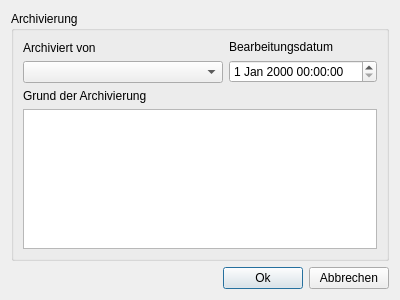
<?xml version="1.0" encoding="UTF-8"?>
<ui version="4.0">
 <class>Dialog</class>
 <widget class="QDialog" name="Dialog">
  <property name="geometry">
   <rect>
    <x>0</x>
    <y>0</y>
    <width>400</width>
    <height>300</height>
   </rect>
  </property>
  <property name="windowTitle">
   <string>Archivierung</string>
  </property>
  <layout class="QVBoxLayout" name="verticalLayout">
   <item>
    <widget class="QGroupBox" name="groupBox_7">
     <property name="title">
      <string>Archivierung</string>
     </property>
     <layout class="QFormLayout" name="formLayout_6">
      <item row="0" column="0">
       <layout class="QVBoxLayout" name="verticalLayout_11">
        <item>
         <widget class="QLabel" name="label_26">
          <property name="text">
           <string>Archiviert von</string>
          </property>
         </widget>
        </item>
        <item>
         <widget class="QComboBox" name="loeschung_wer">
          <property name="sizePolicy">
           <sizepolicy hsizetype="Expanding" vsizetype="Fixed">
            <horstretch>0</horstretch>
            <verstretch>0</verstretch>
           </sizepolicy>
          </property>
          <property name="minimumSize">
           <size>
            <width>200</width>
            <height>0</height>
           </size>
          </property>
         </widget>
        </item>
       </layout>
      </item>
      <item row="0" column="1">
       <layout class="QVBoxLayout" name="verticalLayout_12">
        <item>
         <widget class="QLabel" name="label_27">
          <property name="text">
           <string>Bearbeitungsdatum</string>
          </property>
         </widget>
        </item>
        <item>
         <widget class="QgsDateTimeEdit" name="loeschung_wann"/>
        </item>
       </layout>
      </item>
      <item row="1" column="0" colspan="2">
       <layout class="QVBoxLayout" name="verticalLayout_13">
        <item>
         <widget class="QLabel" name="label_28">
          <property name="text">
           <string>Grund der Archivierung</string>
          </property>
         </widget>
        </item>
        <item>
         <widget class="QPlainTextEdit" name="loeschung_bemerkung"/>
        </item>
       </layout>
      </item>
     </layout>
    </widget>
   </item>
   <item>
    <layout class="QHBoxLayout" name="horizontalLayout">
     <item>
      <spacer name="horizontalSpacer">
       <property name="orientation">
        <enum>Qt::Horizontal</enum>
       </property>
       <property name="sizeHint" stdset="0">
        <size>
         <width>40</width>
         <height>20</height>
        </size>
       </property>
      </spacer>
     </item>
     <item>
      <widget class="QPushButton" name="pushButtonOk">
       <property name="text">
        <string>Ok</string>
       </property>
      </widget>
     </item>
     <item>
      <widget class="QPushButton" name="pushButtonCancel">
       <property name="text">
        <string>Abbrechen</string>
       </property>
      </widget>
     </item>
    </layout>
   </item>
  </layout>
 </widget>
 <customwidgets>
  <customwidget>
   <class>QgsDateTimeEdit</class>
   <extends>QDateTimeEdit</extends>
   <header>qgsdatetimeedit.h</header>
  </customwidget>
 </customwidgets>
 <resources/>
 <connections/>
</ui>
